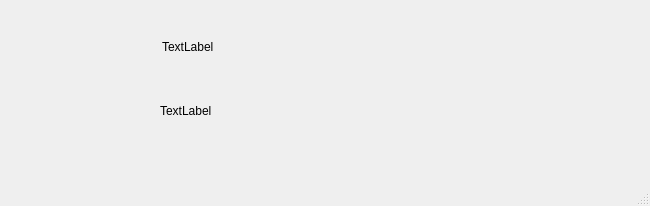
<?xml version="1.0" encoding="UTF-8"?>
<ui version="4.0">
 <class>MainWindow</class>
 <widget class="QMainWindow" name="MainWindow">
  <property name="geometry">
   <rect>
    <x>0</x>
    <y>0</y>
    <width>650</width>
    <height>206</height>
   </rect>
  </property>
  <property name="windowTitle">
   <string>MainWindow</string>
  </property>
  <widget class="QWidget" name="centralwidget">
   <widget class="QLabel" name="title">
    <property name="geometry">
     <rect>
      <x>162</x>
      <y>26</y>
      <width>325</width>
      <height>41</height>
     </rect>
    </property>
    <property name="text">
     <string>TextLabel</string>
    </property>
   </widget>
   <widget class="QLabel" name="UUID">
    <property name="geometry">
     <rect>
      <x>160</x>
      <y>90</y>
      <width>325</width>
      <height>41</height>
     </rect>
    </property>
    <property name="text">
     <string>TextLabel</string>
    </property>
   </widget>
  </widget>
  <widget class="QMenuBar" name="menubar">
   <property name="geometry">
    <rect>
     <x>0</x>
     <y>0</y>
     <width>650</width>
     <height>25</height>
    </rect>
   </property>
  </widget>
  <widget class="QStatusBar" name="statusbar"/>
 </widget>
 <resources/>
 <connections/>
</ui>
